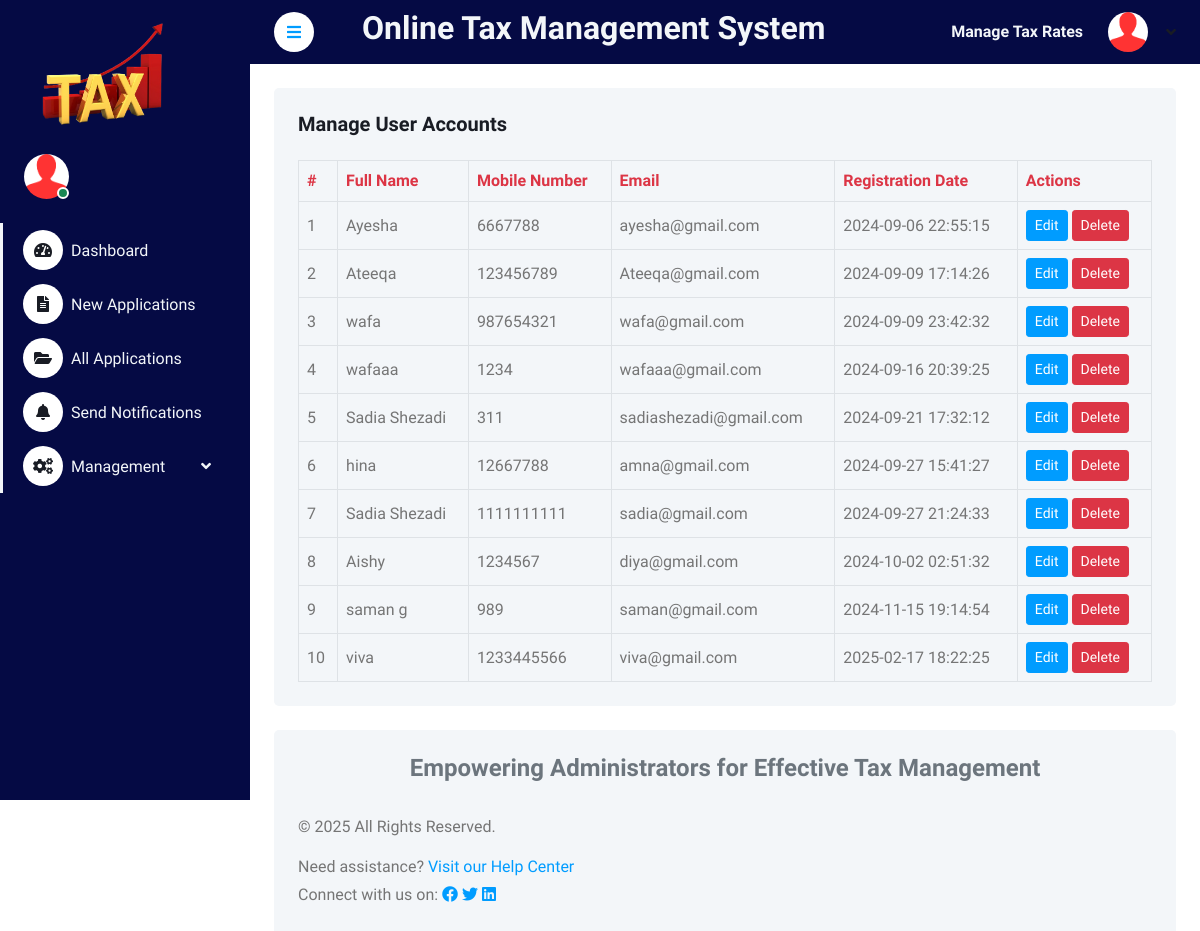
Screenshot of /admin/mnguaccount.php (signed in) with the database file from the repository.
### tables this page shows
CREATE TABLE `tbluser` (
  `ID` int(5) NOT NULL,
  `FullName` varchar(250) DEFAULT NULL,
  `MobileNumber` bigint(10) DEFAULT NULL,
  `Email` varchar(250) DEFAULT NULL,
  `Password` varchar(250) DEFAULT NULL,
  `RegDate` timestamp NULL DEFAULT current_timestamp()
);

### admin/mnguaccount.php (the view, shortened to what this page needs)
<?php
include('includes/dbconnection.php');
?>
<!DOCTYPE html>
<html lang="en">
<head>
    <link href="https://cdnjs.cloudflare.com/ajax/libs/font-awesome/5.10.0/css/all.min.css" rel="stylesheet">
    <link href="https://cdn.jsdelivr.net/npm/bootstrap-icons@1.4.1/font/bootstrap-icons.css" rel="stylesheet">
    <link href="lib/owlcarousel/assets/owl.carousel.min.css" rel="stylesheet">
    <link href="lib/tempusdominus/css/tempusdominus-bootstrap-4.min.css" rel="stylesheet" />
    <link href="css/bootstrap.min.css" rel="stylesheet">
    <link href="css/style.css" rel="stylesheet">
</head>
<body>
    <div class="container-fluid position-relative bg-white d-flex p-0">
        <?php include_once('includes/sidebar.php'); ?>
        <div class="content">
            <?php include_once('includes/header.php'); ?>
            <div class="container-fluid pt-4 px-4">
                <div class="bg-light text-center rounded p-4">
                    <div class="d-flex align-items-center justify-content-between mb-4">
                        <h5 class="mb-0">Manage User Accounts</h5>
                    </div>
                    <div class="table-responsive">
                        <table class="table text-start align-middle table-bordered table-hover mb-0">
                            <thead>
                                <tr class="text-danger">
                                    <th>#</th>
                                    <th>Full Name</th>
                                    <th>Mobile Number</th>
                                    <th>Email</th>
                                    <th>Registration Date</th>
                                    <th>Actions</th>
                                </tr>
                            </thead>
                            <tbody>
                                <?php
                                $sql = "SELECT * FROM tbluser";
                                $query = $dbh->prepare($sql);
                                $query->execute();
                                $results = $query->fetchAll(PDO::FETCH_OBJ);
                                $cnt = 1;
                                if ($query->rowCount() > 0) {
                                    foreach ($results as $row) {
                                ?>
                                        <tr>
                                            <td><?php echo htmlentities($cnt); ?></td>
                                            <td><?php echo htmlentities($row->FullName); ?></td>
                                            <td><?php echo htmlentities($row->MobileNumber); ?></td>
                                            <td><?php echo htmlentities($row->Email); ?></td>
                                            <td><?php echo htmlentities($row->RegDate); ?></td>
                                            <td>
                                                <a href="edituseraccounts.php?id=<?php echo htmlentities($row->ID); ?>" class="btn btn-sm btn-primary">Edit</a>
                                                <a href="mnguaccount.php?delid=<?php echo htmlentities($row->ID); ?>" class="btn btn-sm btn-danger" onclick="return confirm('Do you really want to delete this account?');">Delete</a>
                                            </td>
                                        </tr>
                                <?php
                                        $cnt = $cnt + 1;
                                    }
                                } else {
                                    echo "<tr><td colspan='6'>No user accounts found.</td></tr>";
                                }
                                ?>
                            </tbody>
                        </table>
                    </div>
                </div>
            </div>
            <?php include_once('includes/footer.php'); ?>
        </div>
    </div>
</body>
</html>

### admin/css/style.css (style rules this page uses)
:root { --primary: #009CFF; --light: #F3F6F9; --dark: #191C24; }
.btn { transition: .5s; }
.btn.btn-primary { color: #FFFFFF; }
.content { margin-left: 250px; min-height: 100vh; background: #FFFFFF; transition: 0.5s; }
@media (min-width: 992px) { .content { width: calc(100% - 250px); } }

### rows the page displays
tbluser: FullName "Ayesha", MobileNumber "6667788", Email "ayesha@gmail.com", RegDate "2024-09-06 22:55:15"
tbluser: FullName "Ateeqa", MobileNumber "123456789", Email "Ateeqa@gmail.com", RegDate "2024-09-09 17:14:26"
tbluser: FullName "wafa", MobileNumber "987654321", Email "wafa@gmail.com", RegDate "2024-09-09 23:42:32"
tbluser: FullName "wafaaa", MobileNumber "1234", Email "wafaaa@gmail.com", RegDate "2024-09-16 20:39:25"
tbluser: FullName "Sadia Shezadi", MobileNumber "311", Email "sadiashezadi@gmail.com", RegDate "2024-09-21 17:32:12"
tbluser: FullName "hina", MobileNumber "12667788", Email "amna@gmail.com", RegDate "2024-09-27 15:41:27"
tbluser: FullName "Sadia Shezadi", MobileNumber "1111111111", Email "sadia@gmail.com", RegDate "2024-09-27 21:24:33"
tbluser: FullName "Aishy", MobileNumber "1234567", Email "diya@gmail.com", RegDate "2024-10-02 02:51:32"
tbluser: FullName "saman g", MobileNumber "989", Email "saman@gmail.com", RegDate "2024-11-15 19:14:54"
tbluser: FullName "viva", MobileNumber "1233445566", Email "viva@gmail.com", RegDate "2025-02-17 18:22:25"
